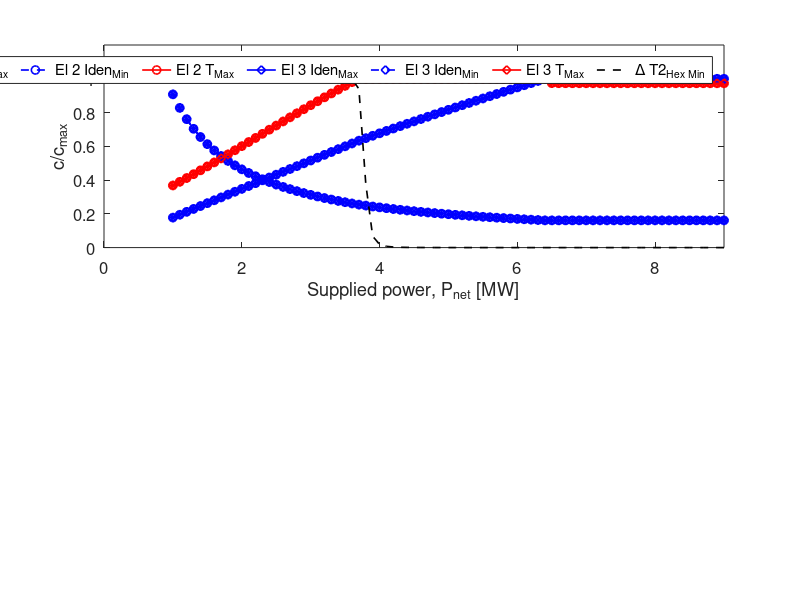

The MATLAB source for this figure: (Note: this script raises an error after producing the figure.)
clc
clear
close all

load Data_CoupledElectrolyzerState2
load Data_CoupledElectrolyzerState1
load Data_DecoupledElectrolyzers_State1
load Data_DecoupledElectrolyzers_State2

par.N = 3;

%active region graph for Flowsheet 1 State 1
set(0, 'DefaultAxesFontSize', 12,  'DefaultLineLineWidth', 1.2)
fig1 = figure('NumberTitle', 'off', 'Name', 'Active region map, Flowsheet 1, State 1');
hold on
subplot(2,1,1)
linS = {'*','o','d'};
for i=1:par.N
    txt = ['El ',num2str(i)];
    plot(row_C_S1(:,1),ac_C_S1(:,i),strcat('-',linS{i},'b'),'DisplayName',strcat(txt,' Iden_M_a_x'))
    hold on
    plot(row_C_S1(:,1),ac_C_S1(:,par.N+i),strcat('--',linS{i},'b'),'DisplayName',strcat(txt,' Iden_M_i_n'))
    hold on
    plot(row_C_S1(:,1),ac_C_S1(:,2*par.N+i),strcat('-',linS{i},'r'),'DisplayName',strcat(txt,' T_M_a_x'))
end
hold on
plot(row_C_S1(:,1),ac_C_S1(:,5*par.N+2),strcat('--','k'),'DisplayName',' \Delta T2_H_e_x_ _M_i_n')
ylim([0 1.2])
xlim([0,9])
legend show
legend('Orientation','horizontal')
xlabel('Supplied power, P_n_e_t [MW]')
ylabel('c/c_m_a_x')
xline(1,'-k','LineWidth',1.2,'DisplayName','P_n_e_t_ _M_i_n');

subplot(2,1,2)
linS = {'*','o','d'};
for i=1:par.N
    txt = ['El ',num2str(i)];
    plot(row_C_S1(:,1),ac_C_S1(:,6*par.N+2+i),strcat('--',linS{i},'m'),'DisplayName',strcat(txt,' qlye_M_i_n'))
    hold on
end
ylim([0 1.2])
xlim([0,9])
legend show
legend('Orientation','horizontal')
xlabel('Supplied power, P_n_e_t [MW]')
ylabel('c/c_m_a_x')
xline(1,'-k','LineWidth',1.2,'DisplayName','P_n_e_t_ _M_i_n');
saveas(fig1,'AC_F1S1','epsc');

%active region graph for Flowsheet 1 State 2
set(0, 'DefaultAxesFontSize', 12,  'DefaultLineLineWidth', 1.2)
fig2 = figure('NumberTitle', 'off', 'Name', 'Active region map, Flowsheet 1, State 2');
hold on
subplot(2,1,1)
linS = {'*','o','d'};
for i=1:par.N
    txt = ['El ',num2str(i)];
    plot(row_C_S2(:,1),ac_C_S2(:,i),strcat('-',linS{i},'b'),'DisplayName',strcat(txt,' Iden_M_a_x'))
    hold on
    plot(row_C_S2(:,1),ac_C_S2(:,par.N+i),strcat('--',linS{i},'b'),'DisplayName',strcat(txt,' Iden_M_i_n'))
    hold on
    plot(row_C_S2(:,1),ac_C_S2(:,2*par.N+i),strcat('-',linS{i},'r'),'DisplayName',strcat(txt,' T_M_a_x'))
    hold on
end
hold on
plot(row_C_S2(:,1),ac_C_S2(:,5*par.N+2),strcat('--','k'),'DisplayName',' \Delta T2_H_e_x_ _M_i_n')
ylim([0 1.2])
xlim([0,9])
legend show
legend('Orientation','horizontal')
xlabel('Supplied power, P_n_e_t [MW]')
ylabel('c/c_m_a_x')
xline(1.2,'-k','LineWidth',1.2,'DisplayName','P_n_e_t_ _M_i_n');
subplot(2,1,2)
linS = {'*','o','d'};
for i=1:par.N
    txt = ['El ',num2str(i)];
    plot(row_C_S2(:,1),ac_C_S2(:,5*par.N+2+i),strcat('-',linS{i},'m'),'DisplayName',strcat(txt,' qlye_M_a_x'))
    hold on
    plot(row_C_S2(:,1),ac_C_S2(:,6*par.N+2+i),strcat('--',linS{i},'m'),'DisplayName',strcat(txt,' qlye_M_i_n'))
    hold on
end
plot(row_C_S2(:,1),ac_C_S2(:,7*par.N+3),strcat('-','g'),'DisplayName',' qcw_M_a_x')
ylim([0 1.2])
xlim([0,9])
legend show
legend('Orientation','horizontal')
xlabel('Supplied power, P_n_e_t [MW]')
ylabel('c/c_m_a_x')
xline(1.2,'-k','LineWidth',1.2,'DisplayName','P_n_e_t_ _M_i_n');
saveas(fig2,'AC_F1S2','epsc');

%% active region graph for Flowsheet 2 State 1
set(0, 'DefaultAxesFontSize', 12,  'DefaultLineLineWidth', 1.2)
fig3 = figure('NumberTitle', 'off', 'Name', 'Active region map, Flowsheet 2, State 1');
hold on
subplot(2,1,1)
linS = {'*','o','d'};
% solid line, max constraint, -- line min constraint
for i=1:par.N
    txt = ['El ',num2str(i)];
    plot(row_DC_S1(:,1),ac_DC_S1(:,i),strcat('-',linS{i},'b'),'DisplayName',strcat(txt,' Iden_M_a_x'))
    hold on
    plot(row_DC_S1(:,1),ac_DC_S1(:,par.N+i),strcat('--',linS{i},'b'),'DisplayName',strcat(txt,' Iden_M_i_n'))
    hold on
    plot(row_DC_S1(:,1),ac_DC_S1(:,2*par.N+i),strcat('-',linS{i},'r'),'DisplayName',strcat(txt,' T_M_a_x'))
    hold on
    plot(row_DC_S1(:,1),ac_DC_S1(:,6*par.N+i),strcat('--',linS{i},'k'),'DisplayName',strcat(txt,' \Delta T2_H_e_x_ _M_i_n'))
    hold on
end
ylim([0 1.2])
xlim([0,9])
legend show
legend('Orientation','horizontal')
xlabel('Supplied power, P_n_e_t [MW]')
ylabel('c/c_m_a_x')
xline(1,'-k','LineWidth',1.2,'DisplayName','P_n_e_t_ _M_i_n');

subplot(2,1,2)
linS = {'*','o','d'};
% solid line, max constraint, -- line min constraint
for i=1:par.N
    txt = ['El ',num2str(i)];
    plot(row_DC_S1(:,1),ac_DC_S1(:,8*par.N+i),strcat('--',linS{i},'m'),'DisplayName',strcat(txt,' qlye_M_i_n'))  
    hold on
end
ylim([0 1.2])
xlim([0,9])
legend show
legend('Orientation','horizontal')
xlabel('Supplied power, P_n_e_t [MW]')
ylabel('c/c_m_a_x')
xline(1,'-k','LineWidth',1.2,'DisplayName','P_n_e_t_ _M_i_n');
saveas(fig3,'AC_F2S1','epsc');

%active region graph for Flowsheet 2 State 2
set(0, 'DefaultAxesFontSize', 12,  'DefaultLineLineWidth', 1.2)
fig4 = figure('NumberTitle', 'off', 'Name', 'Active region map, Flowsheet 2, State 2');
hold on
subplot(2,1,1)
linS = {'*','o','d'};
for i=1:par.N
    txt = ['El ',num2str(i)];
    plot(row_DC_S2(:,1),ac_DC_S2(:,i),strcat('-',linS{i},'b'),'DisplayName',strcat(txt,' Iden_M_a_x'))
    hold on
    plot(row_DC_S2(:,1),ac_DC_S2(:,par.N+i),strcat('--',linS{i},'b'),'DisplayName',strcat(txt,' Iden_M_i_n'))
    hold on
    plot(row_DC_S2(:,1),ac_DC_S2(:,2*par.N+i),strcat('-',linS{i},'r'),'DisplayName',strcat(txt,' T_M_a_x'))
    hold on
    plot(row_DC_S2(:,1),ac_DC_S2(:,6*par.N+i),strcat('--',linS{i},'k'),'DisplayName',strcat(txt,' \Delta T2_H_e_x_ _M_i_n'))
    hold on
end
ylim([0 1.2])
xlim([0,9])
legend show
legend('Orientation','horizontal')
xlabel('Supplied power, P_n_e_t [MW]')
ylabel('c/c_m_a_x')
xline(1.1,'-k','LineWidth',1.2,'DisplayName','P_n_e_t_ _M_i_n');

subplot(2,1,2)
linS = {'*','o','d'};
for i=1:par.N
    txt = ['El ',num2str(i)];
    plot(row_DC_S2(:,1),ac_DC_S2(:,7*par.N+i),strcat('-',linS{i},'m'),'DisplayName',strcat(txt,' qlye_M_a_x'))
    hold on
    plot(row_DC_S2(:,1),ac_DC_S2(:,8*par.N+i),strcat('--',linS{i},'m'),'DisplayName',strcat(txt,' qlye_M_i_n'))
    hold on
    plot(row_DC_S2(:,1),ac_DC_S2(:,9*par.N+i),strcat('-',linS{i},'g'),'DisplayName',strcat(txt,' qcw_M_a_x'))
    hold on
end
ylim([0 1.2])
xlim([0,9])
legend show
legend('Orientation','horizontal')
xlabel('Supplied power, P_n_e_t [MW]')
ylabel('c/c_m_a_x')
xline(1.1,'-k','LineWidth',1.2,'DisplayName','P_n_e_t_ _M_i_n');
saveas(fig4,'AC_F2S2','epsc');